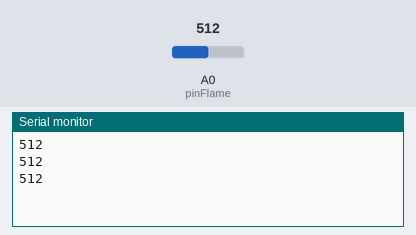
This sketch was run on a simulated Arduino Uno, built with avr-gcc and run on an emulated ATmega328P. On the bench: the last lines printed to the serial monitor. The inputs (shaded band) are chosen by the test bench; at power-on: A0 (pinFlame) = 512.

Above: at 1.3 s.
1.4 s: A0 (pinFlame) set to 716
At 1.9 s:
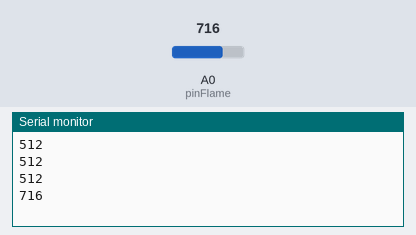
2.9 s: A0 (pinFlame) set to 900
At 3.4 s:
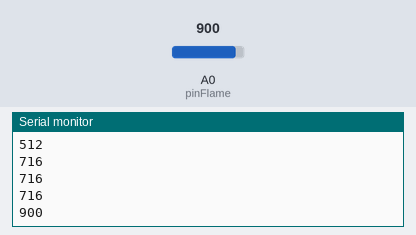
Timing chart, 0 to 5.9 s (numbered marks = the images above; inputs shaded):
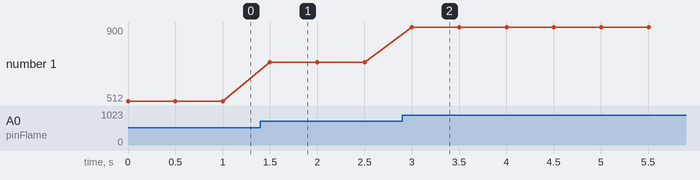

The sketch:

Sketch_Flame.ino
```cpp
const byte pinFlame = A0;
int value;

void setup()
{
    Serial.begin(9600);
    pinMode(pinFlame, INPUT);
}

void loop()
{
    value = analogRead(pinFlame);
    Serial.println(value);
    delay(500);
}
```

Measured:
- after the input at 1.4 s, the serial monitor: prints a new line after 0.10 s (image 1)
- after the input at 2.9 s, the serial monitor: prints a new line after 0.10 s (image 2)
- plotted number 1: 512 → 716 after the input at 1.4 s, 716 → 900 after the input at 2.9 s
